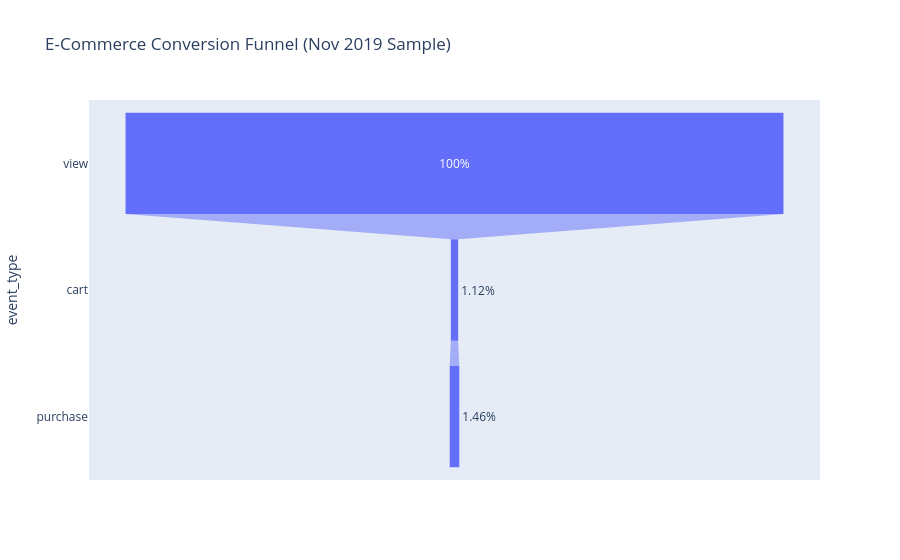

The cell this chart's notebook holds for it:
### Code cell
import plotly.express as px

# Reorder stages logically: view -> cart -> purchase
funnel_order = ['view', 'cart', 'purchase']
funnel_df = event_counts.reindex(funnel_order).reset_index()
funnel_df.columns = ['event_type', 'count']

# Calculate conversion rate from total views
funnel_df['conversion_rate (%)'] = ((funnel_df['count'] / funnel_df['count'].iloc[0]) * 100).round(2)

# Plot interactive funnel
fig = px.funnel(
    funnel_df, 
    x='count', 
    y='event_type', 
    text='conversion_rate (%)',
    title="E-Commerce Conversion Funnel (Nov 2019 Sample)"
)

fig.update_traces(texttemplate='%{text}%')
fig.show()

### Figure 1 — Plotly figure (JSON) as saved in the notebook; plotly's stock layout.template omitted (floating-point values rounded to 4 significant figures)
{"data": [{"hovertemplate": "count=%{x}<br>event_type=%{y}<br>conversion_rate (%)=%{text}<extra></extra>", "legendgroup": "", "marker": {"color": "#636efa"}, "name": "", "orientation": "h", "showlegend": false, "text": [100.0, 1.12, 1.46], "texttemplate": "%{text}%", "type": "funnel", "x": [97489, 1089, 1422], "xaxis": "x", "y": ["view", "cart", "purchase"], "yaxis": "y"}], "layout": {"legend": {"tracegroupgap": 0}, "title": {"text": "E-Commerce Conversion Funnel (Nov 2019 Sample)"}, "xaxis": {"anchor": "y", "domain": [0, 1], "title": {"text": "count"}}, "yaxis": {"anchor": "x", "domain": [0, 1], "title": {"text": "event_type"}}}}
